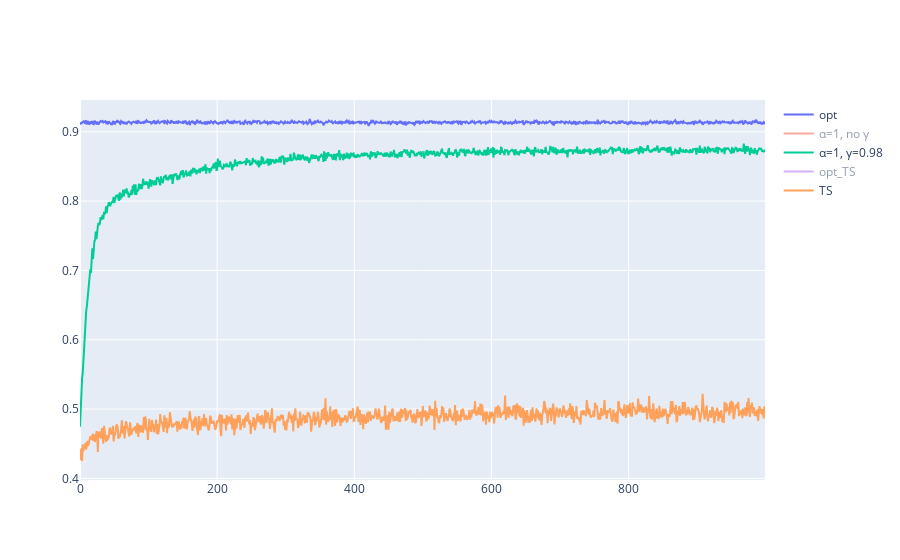

Notebook code cell kept with this figure:
### Code cell
fig = go.Figure(data=[
    go.Scatter(x=np.arange(n), y=np.mean(rewards_opt[None], axis=0), name='opt'),
    go.Scatter(x=np.arange(n), y=np.mean(rewards[None], axis=0), name='α=1, no γ'),
    go.Scatter(x=np.arange(n), y=np.mean(rewards[0.98], axis=0), name='α=1, γ=0.98'),
    go.Scatter(x=np.arange(n), y=np.mean(rewards_opt_TS, axis=0), name='opt_TS'),
    go.Scatter(x=np.arange(n), y=np.mean(rewards_TS, axis=0), name='TS'),
]).show()

### Figure 1 — Plotly figure (JSON) as saved in the notebook; plotly's stock layout.template omitted (floating-point values rounded to 4 significant figures; data arrays with more than 128 entries replaced by an {"elided": "..."} marker saying what was removed)
{"data": [{"name": "opt", "type": "scatter", "x": {"elided": "1000 int values"}, "y": {"elided": "1000 float values"}}, {"name": "α=1, no γ", "type": "scatter", "visible": "legendonly", "x": {"elided": "1000 int values"}, "y": {"elided": "1000 float values"}}, {"name": "α=1, γ=0.98", "type": "scatter", "x": {"elided": "1000 int values"}, "y": {"elided": "1000 float values"}}, {"name": "opt_TS", "type": "scatter", "visible": "legendonly", "x": {"elided": "1000 int values"}, "y": {"elided": "1000 float values"}}, {"name": "TS", "type": "scatter", "x": {"elided": "1000 int values"}, "y": {"elided": "1000 float values"}}], "layout": {"autosize": true, "xaxis": {"autorange": true, "range": [0, 999], "type": "linear"}, "yaxis": {"autorange": true, "range": [0.3976, 0.9459], "type": "linear"}}}
